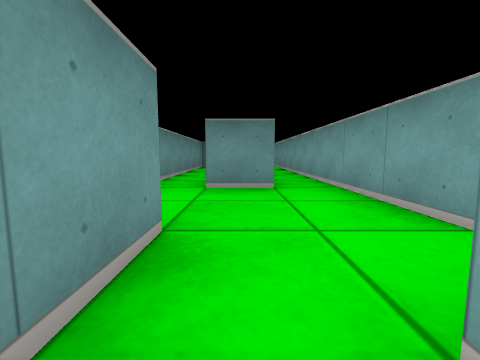
[1] (above)

13 first-person views from a walk through a cub3D ray-caster map. The camera is about half as high as the walls, tilts 6° down and sees 90° across. The floor is counted in squares. Each view is taken from the middle of a square. On the plan, view 1 faces up. The plan holds only what a view shows up to about 9 squares ahead; the rest is blank.

[2]
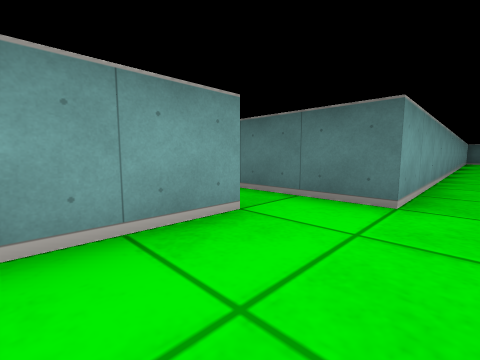

[3]
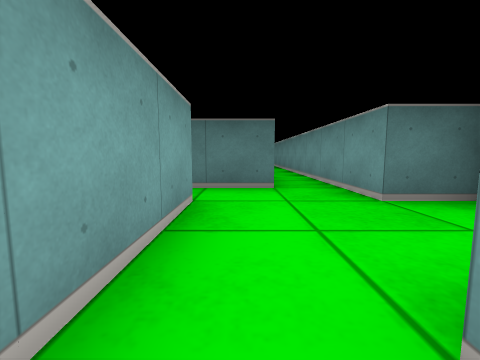

[4]
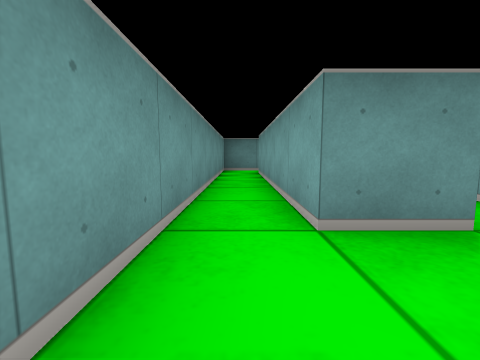

[5]
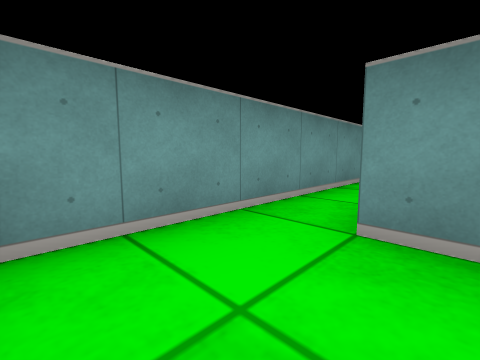

[6]
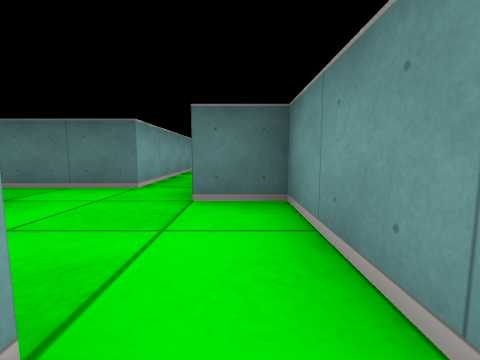

[7]
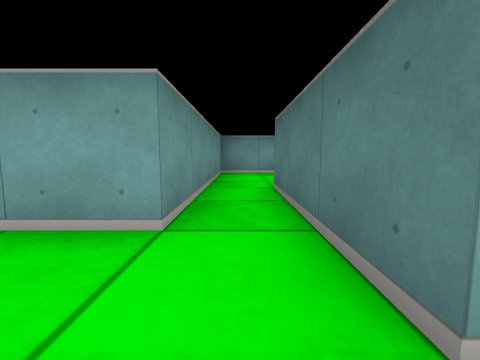

[8]
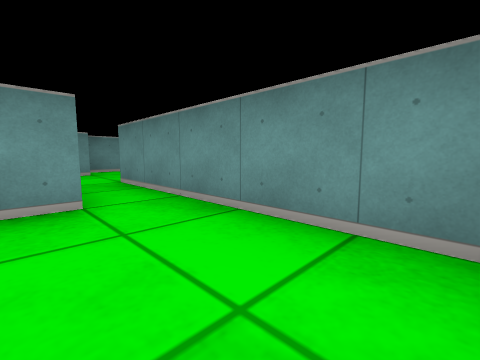

[9]
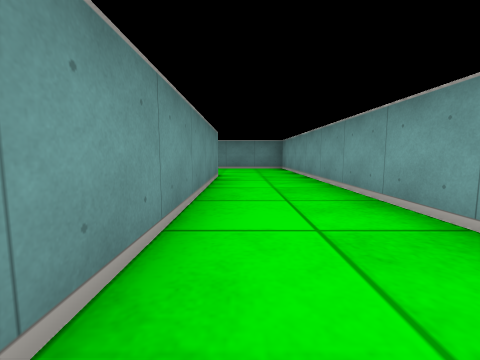

[10]
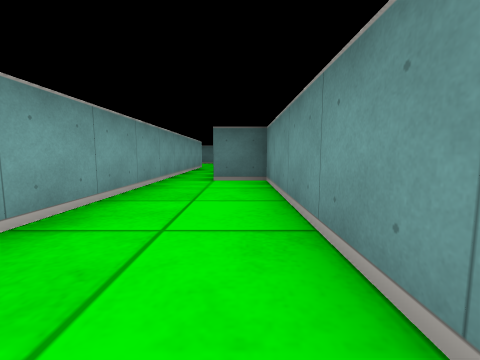

[11]
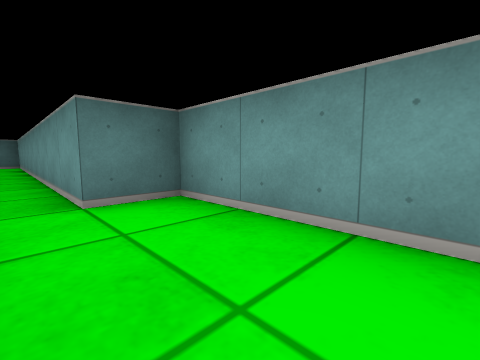

[12]
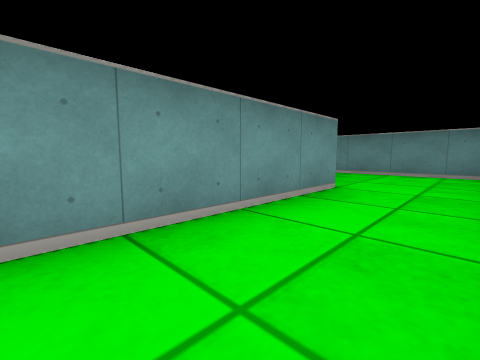

[13]
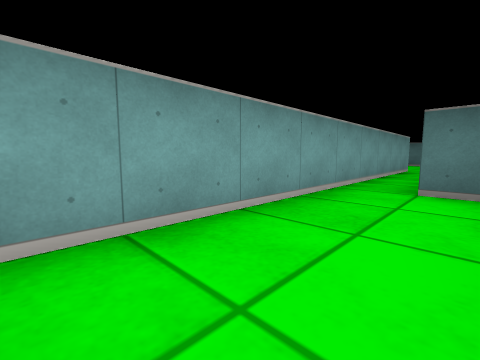

### Floor plan
Points are (right, up) in squares from view 1. A wall is a line through its corners. A room is listed if a view was taken in it or the views show most of it. See-through windows are left out.
Room 1 (views 1, 2, 3, 4, 5, 6, 7)
walls: (1.5, 1.5) (1.5, 9.1); (0.6, 3.5) (-0.5, 3.5) (-0.5, 8.4); (0.5, -9.1) (0.5, 0.5) (1.5, 0.5); (-0.4, 9.5) (-1.5, 9.5) (-1.5, 1.5) (-0.5, 1.5) (-0.5, -5.1)
ways out: opening at (2.5, 1) to room 2
Room 2 (views 8, 9, 10, 11, 12, 13)
walls: (4.5, -1.5) (4.5, -7.5) (5.5, -7.5) (5.5, -12.5); (1.5, 0.5) (3.5, 0.5) (3.5, -0.1); (6.5, -12.5) (6.5, 1.5) (1.5, 1.5)
ways out: opening at (2.5, 1) to room 1; opening at (6, -13)

Where each view was taken, in squares from view 1:
view 1: 0 up, 0 right, facing up
view 2: 3 up, 0 right, facing down-right
view 3: 4 up, 1 right, facing down
view 4: 2 up, 1 left, facing up
view 5: 2 up, 0 right, facing up-left
view 6: 4 up, 1 left, facing down
view 7: 1 up, 0 right, facing right
view 8: 0 up, 6 right, facing up-left
view 9: 7 down, 5 right, facing up
view 10: 3 down, 5 right, facing down
view 11: 5 down, 6 right, facing down-left
view 12: 5 down, 6 right, facing up-left
view 13: 4 down, 5 right, facing down-right
